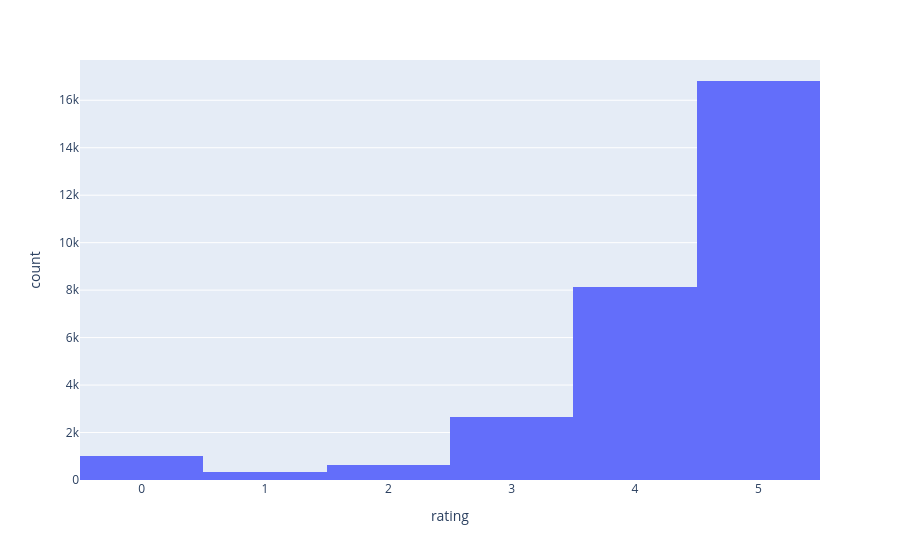

Notebook cell for this chart:
### Markdown cell above
#### Ratings of Recipes

### Code cell
fig = px.histogram(recipes, x = 'rating')
fig.show()

### Figure 1 — Plotly figure (JSON) as saved in the notebook; plotly's stock layout.template omitted (floating-point values rounded to 4 significant figures; data arrays with more than 128 entries replaced by an {"elided": "..."} marker saying what was removed)
{"data": [{"bingroup": "x", "hovertemplate": "rating=%{x}<br>count=%{y}<extra></extra>", "legendgroup": "", "marker": {"color": "#636efa", "pattern": {"shape": ""}}, "name": "", "orientation": "v", "showlegend": false, "type": "histogram", "x": {"elided": "83782 float values"}, "xaxis": "x", "yaxis": "y"}], "layout": {"barmode": "relative", "legend": {"tracegroupgap": 0}, "margin": {"t": 60}, "xaxis": {"anchor": "y", "domain": [0, 1], "title": {"text": "rating"}}, "yaxis": {"anchor": "x", "domain": [0, 1], "title": {"text": "count"}}}}
